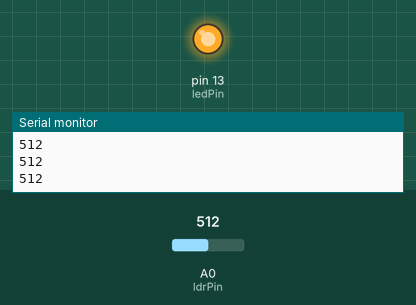
Simulated run of this sketch. Board: Arduino Uno, built with avr-gcc and run on an emulated ATmega328P. Shown: output pins drawn as LEDs (lit = HIGH), the last lines printed to the serial monitor. The inputs (shaded band) are chosen by the test bench; at power-on: A0 (ldrPin) = 512.

Above: at 1.3 s.
1.4 s: A0 (ldrPin) set to 520
At 2.1 s:
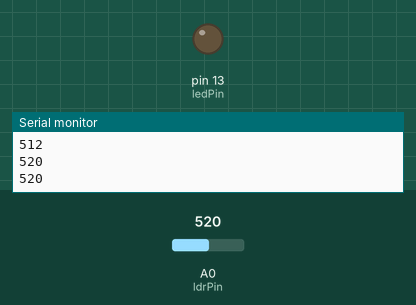
3.0 s: A0 (ldrPin) set to 511
At 4.2 s:
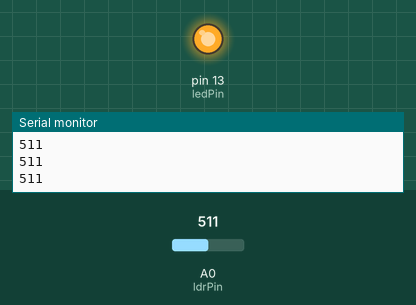
4.5 s: A0 (ldrPin) set to 716
At 5.6 s:
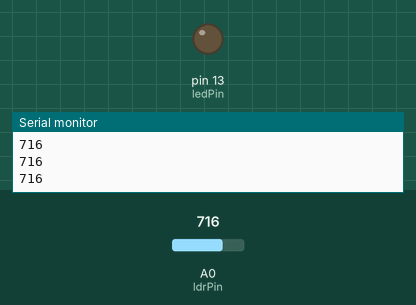
Timing chart, 0 to 7.5 s (numbered marks = the images above; inputs shaded):
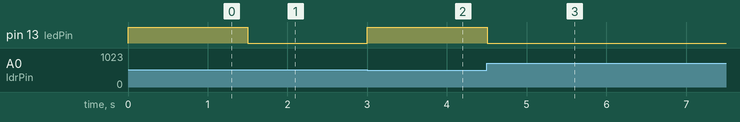

The sketch:

Day-17.ino
```cpp
const int ldrPin = A0;
const int ledPin = 13;
int threshold = 514;

void setup() {
  Serial.begin(9600);
  pinMode(ledPin, OUTPUT);
}

void loop() {
  int lightValue = analogRead(ldrPin);
  Serial.println(lightValue);

  if (lightValue < threshold) {
    digitalWrite(ledPin, HIGH);  // dark → LED on
  } else {
    digitalWrite(ledPin, LOW);   // bright → LED off
  }
  delay(500);
}
```

Measured:
- the behaviour switches between 513 and 514 on A0 (ldrPin) (found by bisection; images 0 and 1)
- after the input at 1.4 s, pin 13 (ledPin): HIGH → LOW after 0.10 s
- after the input at 3.0 s, pin 13 (ledPin): LOW → HIGH at once
- after the input at 4.5 s, pin 13 (ledPin): HIGH → LOW at once
